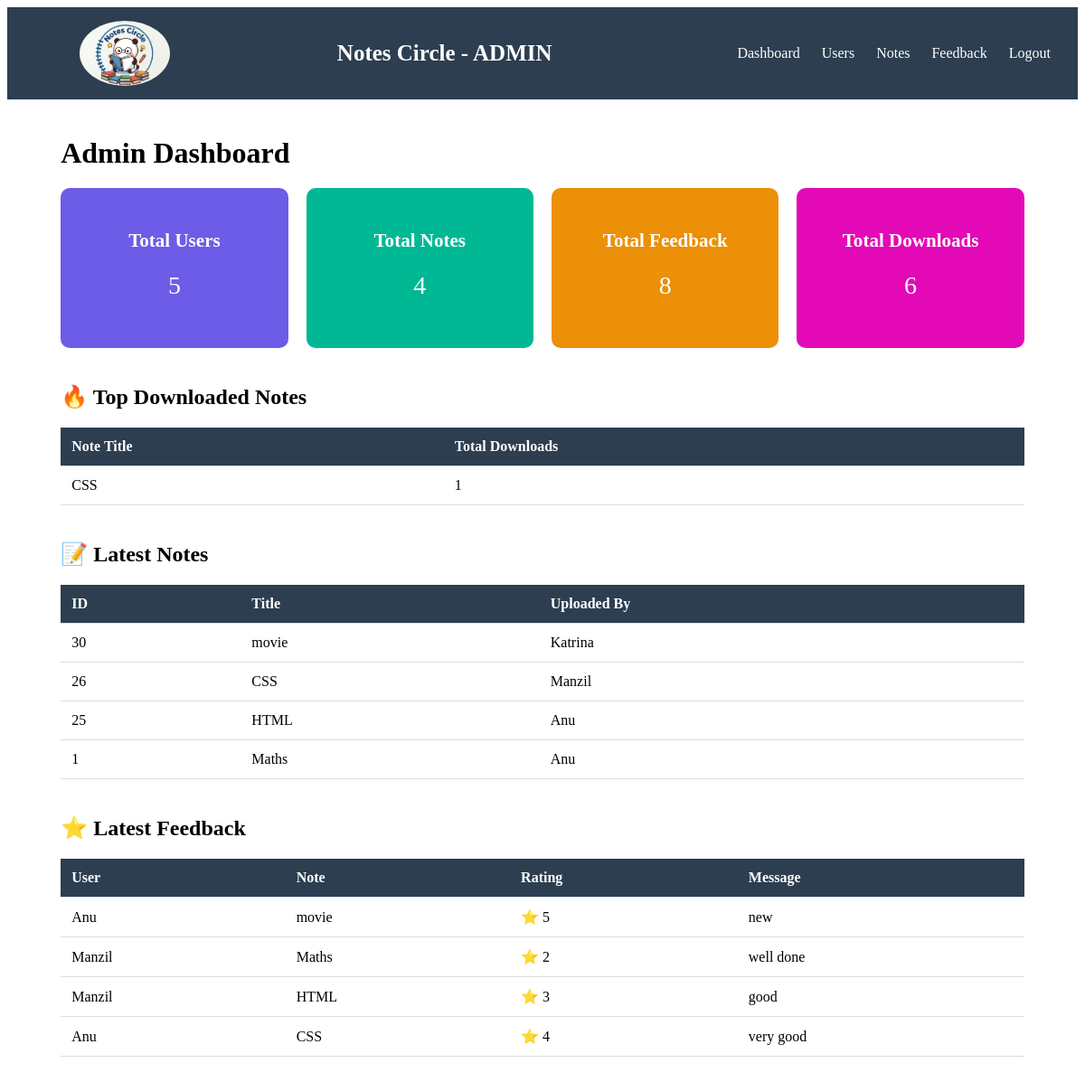
The app's page /notescircle/admin/admin_dashboard.php (signed in) with its own data.
### tables this page shows
CREATE TABLE `notes` (
  `note_id` int(11) NOT NULL,
  `user_id` int(11) NOT NULL,
  `title` varchar(255) NOT NULL,
  `content` text NOT NULL,
  `created_at` timestamp NOT NULL DEFAULT current_timestamp(),
  `updated_at` timestamp NOT NULL DEFAULT current_timestamp(),
  `file_name` varchar(255) DEFAULT NULL,
  `category` varchar(100) NOT NULL,
  `cover_image` varchar(255) DEFAULT NULL,
  `tags` varchar(255) DEFAULT NULL,
  `downloads` int(11) DEFAULT 0,
  `status` varchar(20) DEFAULT 'active'
);

CREATE TABLE `users` (
  `id` int(11) NOT NULL,
  `name` varchar(100) NOT NULL,
  `email` varchar(100) NOT NULL,
  `password` varchar(255) NOT NULL,
  `created_at` timestamp NOT NULL DEFAULT current_timestamp() ON UPDATE current_timestamp(),
  `profile_photo` varchar(255) DEFAULT NULL
);

CREATE TABLE `feedback` (
  `feedback_id` int(11) NOT NULL,
  `user_id` int(11) NOT NULL,
  `message` text NOT NULL,
  `rating` int(1) NOT NULL,
  `created_at` timestamp NOT NULL DEFAULT current_timestamp(),
  `note_id` int(11) NOT NULL
);

### notescircle/admin/admin_dashboard.php (the view, shortened to what this page needs)
<?php
include("../config/db.php");
$user_count = mysqli_fetch_assoc(
    mysqli_query($conn, "SELECT COUNT(*) AS total FROM users")
)['total'];
$note_count = mysqli_fetch_assoc(
    mysqli_query($conn, "SELECT COUNT(*) AS total FROM notes")
)['total'];
$feedback_count = mysqli_fetch_assoc(
    mysqli_query($conn, "SELECT COUNT(*) AS total FROM feedback")
)['total'];
$download_count = mysqli_fetch_assoc(
    mysqli_query($conn, "SELECT COUNT(*) AS total FROM downloads")
)['total'];
$latest_notes = mysqli_query(
    $conn,
    "SELECT notes.note_id, notes.title, users.name
 FROM notes
 JOIN users ON notes.user_id = users.id
 ORDER BY notes.created_at DESC
 LIMIT 5"
);
$latest_feedback = mysqli_query(
    $conn,
    "SELECT feedback.rating, feedback.message, users.name, notes.title
 FROM feedback
 JOIN users ON feedback.user_id = users.id
 JOIN notes ON feedback.note_id = notes.note_id
 ORDER BY feedback.feedback_id DESC
 LIMIT 5"
);
$top_downloads = mysqli_query(
    $conn,
    "SELECT notes.title, COUNT(downloads.note_id) AS total_downloads
 FROM downloads
 JOIN notes ON downloads.note_id = notes.note_id
 GROUP BY downloads.note_id
 ORDER BY total_downloads DESC
 LIMIT 5"
);
?>
<!DOCTYPE html>
<html>
<head>
    <link rel="stylesheet" href="../css/admin.css">
</head>
<body>
    <div class="topbar">
        <img src="../uploads/logo.jpeg" class="logo">
        <div class="logo-name">
            Notes Circle - ADMIN
        </div>
        <div class="nav-links">
            <a href="admin_dashboard.php">Dashboard</a>
            <a href="view_users.php">Users</a>
            <a href="view_notes.php">Notes</a>
            <a href="view_feedback.php">Feedback</a>
            <a href="admin_logout.php" class="logout">Logout</a>
        </div>
    </div>
    <div class="container">
        <h1 class="page-title">Admin Dashboard</h1>
        <div class="admin-cards">
            <div class="admin-card users">
                <h3>Total Users</h3>
                <p><?php echo $user_count; ?></p>
            </div>
            <div class="admin-card notes">
                <h3>Total Notes</h3>
                <p><?php echo $note_count; ?></p>
            </div>
            <div class="admin-card feedback">
                <h3>Total Feedback</h3>
                <p><?php echo $feedback_count; ?></p>
            </div>
            <div class="admin-card downloads">
                <h3>Total Downloads</h3>
                <p><?php echo $download_count; ?></p>
            </div>
        </div>
        <div class="table-section">
            <h2>🔥 Top Downloaded Notes</h2>
            <table class="dashboard-table">
                <tr>
                    <th>Note Title</th>
                    <th>Total Downloads</th>
                </tr>
                <?php while ($top = mysqli_fetch_assoc($top_downloads)) { ?>
                    <tr>
                        <td><?php echo htmlspecialchars($top['title']); ?></td>
                        <td><?php echo $top['total_downloads']; ?></td>
                    </tr>
                <?php } ?>
            </table>
        </div>
        <div class="table-section">
            <h2>📝 Latest Notes</h2>
            <table class="dashboard-table">
                <tr>
                    <th>ID</th>
                    <th>Title</th>
                    <th>Uploaded By</th>
                </tr>
                <?php while ($row = mysqli_fetch_assoc($latest_notes)) { ?>
                    <tr>
                        <td><?php echo $row['note_id']; ?></td>
                        <td><?php echo htmlspecialchars($row['title']); ?></td>
                        <td><?php echo htmlspecialchars($row['name']); ?></td>
                    </tr>
                <?php } ?>
            </table>
        </div>
        <div class="table-section">
            <h2>⭐ Latest Feedback</h2>
            <table class="dashboard-table">
                <tr>
                    <th>User</th>
                    <th>Note</th>
                    <th>Rating</th>
                    <th>Message</th>
                </tr>
                <?php while ($fb = mysqli_fetch_assoc($latest_feedback)) { ?>
                    <tr>
                        <td><?php echo htmlspecialchars($fb['name']); ?></td>
                        <td><?php echo htmlspecialchars($fb['title']); ?></td>
                        <td>⭐ <?php echo $fb['rating']; ?></td>
                        <td><?php echo htmlspecialchars($fb['message']); ?></td>
                    </tr>
                <?php } ?>
            </table>
        </div>
    </div>
</body>
</html>

### notescircle/css/admin.css (style rules this page uses)
.topbar { display:flex; justify-content:space-between; align-items:center; background:#2c3e50; color:white; padding:15px 30px; }
.logo-name { font-size:25px; font-weight:bold; }
.nav-links a { color:white; margin-left:20px; text-decoration:none; font-weight:500; }
.logout { color:#ff7675; }
.container { width:90%; margin:auto; padding:20px; }
.page-title { margin-bottom:20px; }
.admin-cards { display:grid; grid-template-columns:repeat(auto-fit,minmax(200px,1fr)); gap:20px; margin-bottom:40px; }
.admin-card { padding:25px; border-radius:10px; color:white; font-size:18px; text-align:center; }
.admin-card p { font-size:28px; margin-top:10px; }
.users { background:#6c5ce7; }
.notes { background:#00b894; }
.feedback { background:#ec9007; }
.downloads { background:#e309b7; }
.table-section { margin-bottom:40px; }
.dashboard-table { width:100%; border-collapse:collapse; background:white; }
.dashboard-table th, .dashboard-table td { padding:12px; border-bottom:1px solid #ddd; text-align:left; }
.dashboard-table th { background:#2c3e50; color:white; }
.logo { width: 100px; border-radius: 50%; margin-left: 50px }
.dashboard-table td:nth-child(3) { max-width:300px; overflow:auto; }

### records on screen
notes: note_id "30", title "movie", user.name "Katrina"
notes: note_id "26", title "CSS", user.name "Manzil"
notes: note_id "25", title "HTML", user.name "Anu"
notes: note_id "1", title "Maths", user.name "Anu"
feedback: user.name "Anu", note.title "movie", rating "5", message "new"
feedback: user.name "Manzil", note.title "Maths", rating "2", message "well done"
feedback: user.name "Manzil", note.title "HTML", rating "3", message "good"
feedback: user.name "Anu", note.title "CSS", rating "4", message "very good"

### other values on screen
$user_count "5"
$note_count "4"
$feedback_count "8"
$download_count "6"
$top['title'] "CSS"
$top['total_downloads'] "1"
